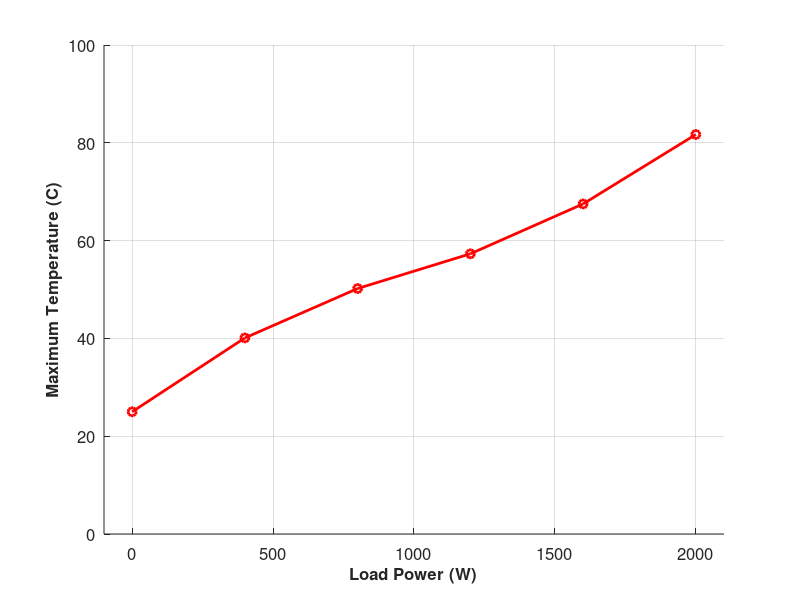
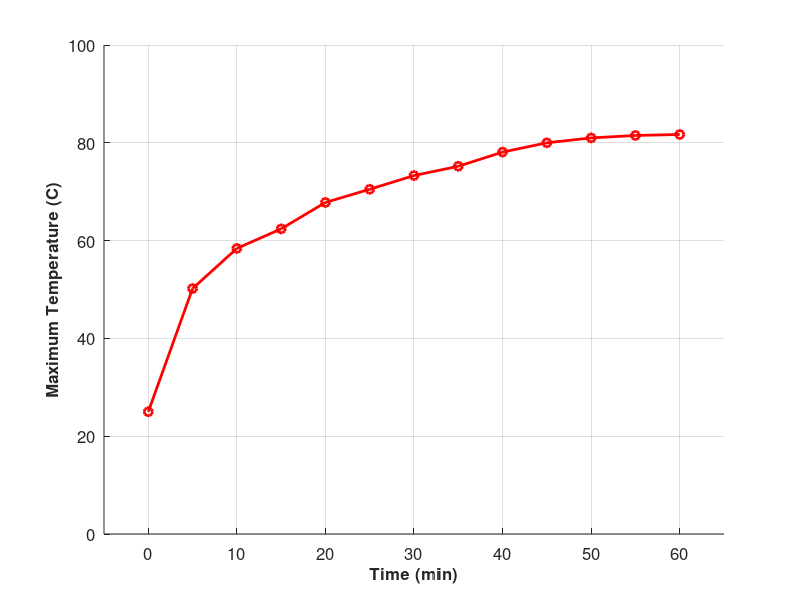

These charts were generated, in order, by the following MATLAB code: (Note: this script raises an error after producing the figures.)
% steady state maximum temperature against load

loading = [5,4,3,2,1,0];
load_power = loading*400;
max_temp = [81.7,67.5,57.3,50.2,40.1,25];

figure;
hold all;
plot(load_power,max_temp,'r-o','Linewidth',2);
grid on;
set(gca,'FontSize',12);
xlabel('Load Power (W)','FontSize',12,'FontWeight','Bold')
ylabel('Maximum Temperature (C)','FontSize',12,'FontWeight','Bold')
ylim([0 100]);
xlim([-100 2100])

%%
% Heating curve at full load
mydata = [
0	25
5	50.2
10	58.4
15	62.4
20	67.8
25	70.5
30	73.3
35	75.2
40	78.1
45	80
50	81
55	81.5
60	81.7
];
time = mydata(:,1);
mytemp = mydata(:,2);

figure;
hold all;
plot(time,mytemp,'r-o','Linewidth',2);
grid on;
set(gca,'FontSize',12);
xlabel('Time (min)','FontSize',12,'FontWeight','Bold')
ylabel('Maximum Temperature (C)','FontSize',12,'FontWeight','Bold')
ylim([0 100]);
xlim([-5 65])


%% Load stage-1 -- CH1
Ts = 0.1e-6;
time_DCload1 = (VarName1-VarName1(1))*1e3;
Tfinal = VarName1(end)-VarName1(1);
Vdc_load1 = VarName2;
Va_load1 = VarName3;
Vb_load1 = VarName4;
Vc_load1 = VarName5;

%% Load stage-2 -- CH1
Ts = 0.1e-6;
time_DCload2 = (VarName1-VarName1(1))*1e3;
Tfinal = VarName1(end)-VarName1(1);
Vdc_load2 = VarName2;
Va_load2 = VarName3;
Vb_load2 = VarName4;
Vc_load2 = VarName5;

%% Load stage-3 -- CH1
Ts = 0.1e-6;
time_DCload3 = (VarName1-VarName1(1))*1e3;
Tfinal = VarName1(end)-VarName1(1);
Vdc_load3 = VarName2;
Va_load3 = VarName3;
Vb_load3 = VarName4;
Vc_load3 = VarName5;

%% Load stage-4 -- CH1
Ts = 0.1e-6;
time_DCload4 = (VarName1-VarName1(1))*1e3;
Tfinal = VarName1(end)-VarName1(1);
Vdc_load4 = VarName2;
Va_load4 = VarName3;
Vb_load4 = VarName4;
Vc_load4 = VarName5;

%% Load stage-5 -- CH1
Ts = 0.1e-6;
time_DCload5 = (VarName1-VarName1(1))*1e3;
Tfinal = VarName1(end)-VarName1(1);
Vdc_load5 = VarName2;
Va_load5 = VarName3;
Vb_load5 = VarName4;
Vc_load5 = VarName5;

%%
figure;
hold all;
plot(time_DCload5,Va_load5,'r-','Linewidth',1);
grid on;
set(gca,'FontSize',12);
xlabel('Time (ms)','FontSize',12,'FontWeight','Bold')
ylabel('Voltage (Volts)','FontSize',12,'FontWeight','Bold')
%xlim([-10 20]);

%% -- CH1
save('voltage_data_for_efficiency.mat');

%% -- CH1
load('voltage_data_for_efficiency.mat');

%%
R1 = 101.878e-3;
R2 = 100.055e-3;
R3 = 101.934e-3;
R4 = 101.735e-3;

%% Load stage-1 -- CH2
Ts = 0.1e-6;
time_DC_a1_load1 = (VarName1-VarName1(1))*1e3;
Tfinal = VarName1(end)-VarName1(1);
Idc_a1_load1 = VarName2/R1;
Ia_a1_load1 = VarName3/R1;
Ib_a1_load1 = VarName4/R1;
Ic_a1_load1 = VarName5/R1;

%% Load stage-2 -- CH2
Ts = 0.1e-6;
time_DC_a1_load2 = (VarName1-VarName1(1))*1e3;
Tfinal = VarName1(end)-VarName1(1);
Idc_a1_load2 = VarName2/R1;
Ia_a1_load2 = VarName3/R1;
Ib_a1_load2 = VarName4/R1;
Ic_a1_load2 = VarName5/R1;

%% Load stage-3 -- CH2
Ts = 0.1e-6;
time_DC_a1_load3 = (VarName1-VarName1(1))*1e3;
Tfinal = VarName1(end)-VarName1(1);
Idc_a1_load3 = VarName2/R1;
Ia_a1_load3 = VarName3/R1;
Ib_a1_load3 = VarName4/R1;
Ic_a1_load3 = VarName5/R1;

%% Load stage-4 -- CH2
Ts = 0.1e-6;
time_DC_a1_load4 = (VarName1-VarName1(1))*1e3;
Tfinal = VarName1(end)-VarName1(1);
Idc_a1_load4 = VarName2/R1;
Ia_a1_load4 = VarName3/R1;
Ib_a1_load4 = VarName4/R1;
Ic_a1_load4 = VarName5/R1;

%% Load stage-5 -- CH2
Ts = 0.1e-6;
time_DC_a1_load5 = (VarName1-VarName1(1))*1e3;
Tfinal = VarName1(end)-VarName1(1);
Idc_a1_load5 = VarName2/R1;
Ia_a1_load5 = VarName3/R1;
Ib_a1_load5 = VarName4/R1;
Ic_a1_load5 = VarName5/R1;

%%
figure;
hold all;
plot(time_DC_a1_load5,Idc_a1_load5,'r-','Linewidth',1);
grid on;
set(gca,'FontSize',12);
xlabel('Time (ms)','FontSize',12,'FontWeight','Bold')
ylabel('Voltage (Volts)','FontSize',12,'FontWeight','Bold')
%xlim([-10 20]);

%% -- CH2
save('current_a1_data_for_efficiency.mat');

%% Load stage-1 -- CH3
Ts = 0.1e-6;
time_DC_a2_load1 = (VarName1-VarName1(1))*1e3;
Tfinal = VarName1(end)-VarName1(1);
Idc_a2_load1 = VarName2/R2;
Ia_a2_load1 = VarName3/R2;
Ib_a2_load1 = VarName4/R2;
Ic_a2_load1 = VarName5/R2;

%% Load stage-2 -- CH3
Ts = 0.1e-6;
time_DC_a2_load2 = (VarName1-VarName1(1))*1e3;
Tfinal = VarName1(end)-VarName1(1);
Idc_a2_load2 = VarName2/R2;
Ia_a2_load2 = VarName3/R2;
Ib_a2_load2 = VarName4/R2;
Ic_a2_load2 = VarName5/R2;

%% Load stage-3 -- CH3
Ts = 0.1e-6;
time_DC_a2_load3 = (VarName1-VarName1(1))*1e3;
Tfinal = VarName1(end)-VarName1(1);
Idc_a2_load3 = VarName2/R2;
Ia_a2_load3 = VarName3/R2;
Ib_a2_load3 = VarName4/R2;
Ic_a2_load3 = VarName5/R2;

%% Load stage-4 -- CH3
Ts = 0.1e-6;
time_DC_a2_load4 = (VarName1-VarName1(1))*1e3;
Tfinal = VarName1(end)-VarName1(1);
Idc_a2_load4 = VarName2/R2;
Ia_a2_load4 = VarName3/R2;
Ib_a2_load4 = VarName4/R2;
Ic_a2_load4 = VarName5/R2;

%% Load stage-5 -- CH3
Ts = 0.1e-6;
time_DC_a2_load5 = (VarName1-VarName1(1))*1e3;
Tfinal = VarName1(end)-VarName1(1);
Idc_a2_load5 = VarName2/R2;
Ia_a2_load5 = VarName3/R2;
Ib_a2_load5 = VarName4/R2;
Ic_a2_load5 = VarName5/R2;

%%
figure;
hold all;
plot(time_DC_a2_load5,Idc_a2_load5,'r-','Linewidth',1);
grid on;
set(gca,'FontSize',12);
xlabel('Time (ms)','FontSize',12,'FontWeight','Bold')
ylabel('Voltage (Volts)','FontSize',12,'FontWeight','Bold')
%xlim([-10 20]);

%% -- CH3
save('current_a2_data_for_efficiency.mat');


%%
% -- CH1
load('voltage_data_for_efficiency.mat');

% -- CH2
load('current_a1_data_for_efficiency.mat');

% -- CH3
load('current_a2_data_for_efficiency.mat');


